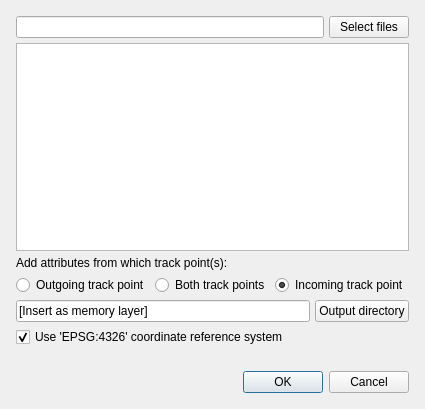
<?xml version="1.0" encoding="UTF-8"?>
<ui version="4.0">
 <class>GpxSegmentImporterDialogBase</class>
 <widget class="QDialog" name="GpxSegmentImporterDialogBase">
  <property name="geometry">
   <rect>
    <x>0</x>
    <y>0</y>
    <width>418</width>
    <height>409</height>
   </rect>
  </property>
  <property name="windowTitle">
   <string>GPX Segment Importer</string>
  </property>
  <layout class="QVBoxLayout" name="verticalLayout_2">
   <item>
    <layout class="QVBoxLayout" name="verticalLayout" stretch="0,0,0,0,0,0,0,0">
     <property name="spacing">
      <number>5</number>
     </property>
     <property name="sizeConstraint">
      <enum>QLayout::SetDefaultConstraint</enum>
     </property>
     <property name="margin">
      <number>5</number>
     </property>
     <item>
      <layout class="QHBoxLayout" name="horizontalLayout">
       <item>
        <widget class="QLineEdit" name="txtSelectedFiles">
         <property name="text">
          <string/>
         </property>
         <property name="readOnly">
          <bool>true</bool>
         </property>
        </widget>
       </item>
       <item>
        <widget class="QPushButton" name="btnSelectFiles">
         <property name="text">
          <string>Select files</string>
         </property>
        </widget>
       </item>
      </layout>
     </item>
     <item>
      <widget class="QTableView" name="tableAttributes"/>
     </item>
     <item>
      <widget class="QLabel" name="label">
       <property name="text">
        <string>Add attributes from which track point(s):</string>
       </property>
      </widget>
     </item>
     <item>
      <layout class="QHBoxLayout" name="horizontalLayout_4">
       <item>
        <widget class="QRadioButton" name="radioButtonFirst">
         <property name="text">
          <string>Outgoing track point</string>
         </property>
        </widget>
       </item>
       <item>
        <widget class="QRadioButton" name="radioButtonBoth">
         <property name="text">
          <string>Both track points</string>
         </property>
         <property name="checked">
          <bool>false</bool>
         </property>
        </widget>
       </item>
       <item>
        <widget class="QRadioButton" name="radioButtonLast">
         <property name="text">
          <string>Incoming track point</string>
         </property>
         <property name="checked">
          <bool>true</bool>
         </property>
        </widget>
       </item>
      </layout>
     </item>
     <item>
      <layout class="QHBoxLayout" name="horizontalLayout_2">
       <item>
        <widget class="QLineEdit" name="txtOutputDirectory">
         <property name="enabled">
          <bool>true</bool>
         </property>
         <property name="text">
          <string>[Insert as memory layer]</string>
         </property>
         <property name="readOnly">
          <bool>true</bool>
         </property>
        </widget>
       </item>
       <item>
        <widget class="QPushButton" name="btnOutputDirectory">
         <property name="text">
          <string>Output directory</string>
         </property>
        </widget>
       </item>
      </layout>
     </item>
     <item>
      <widget class="QCheckBox" name="chkUseWgs84">
       <property name="text">
        <string>Use 'EPSG:4326' coordinate reference system</string>
       </property>
       <property name="checked">
        <bool>true</bool>
       </property>
       <property name="tristate">
        <bool>false</bool>
       </property>
      </widget>
     </item>
     <item>
      <widget class="QLabel" name="lblFeedback">
       <property name="styleSheet">
        <string notr="true">color: rgb(255, 0, 0)</string>
       </property>
       <property name="text">
        <string/>
       </property>
      </widget>
     </item>
     <item>
      <widget class="QDialogButtonBox" name="button_box">
       <property name="enabled">
        <bool>true</bool>
       </property>
       <property name="layoutDirection">
        <enum>Qt::LeftToRight</enum>
       </property>
       <property name="orientation">
        <enum>Qt::Horizontal</enum>
       </property>
       <property name="standardButtons">
        <set>QDialogButtonBox::Cancel|QDialogButtonBox::Ok</set>
       </property>
      </widget>
     </item>
    </layout>
   </item>
  </layout>
 </widget>
 <resources/>
 <connections>
  <connection>
   <sender>button_box</sender>
   <signal>accepted()</signal>
   <receiver>GpxSegmentImporterDialogBase</receiver>
   <slot>accept()</slot>
   <hints>
    <hint type="sourcelabel">
     <x>20</x>
     <y>20</y>
    </hint>
    <hint type="destinationlabel">
     <x>20</x>
     <y>20</y>
    </hint>
   </hints>
  </connection>
  <connection>
   <sender>button_box</sender>
   <signal>rejected()</signal>
   <receiver>GpxSegmentImporterDialogBase</receiver>
   <slot>reject()</slot>
   <hints>
    <hint type="sourcelabel">
     <x>20</x>
     <y>20</y>
    </hint>
    <hint type="destinationlabel">
     <x>20</x>
     <y>20</y>
    </hint>
   </hints>
  </connection>
 </connections>
</ui>
